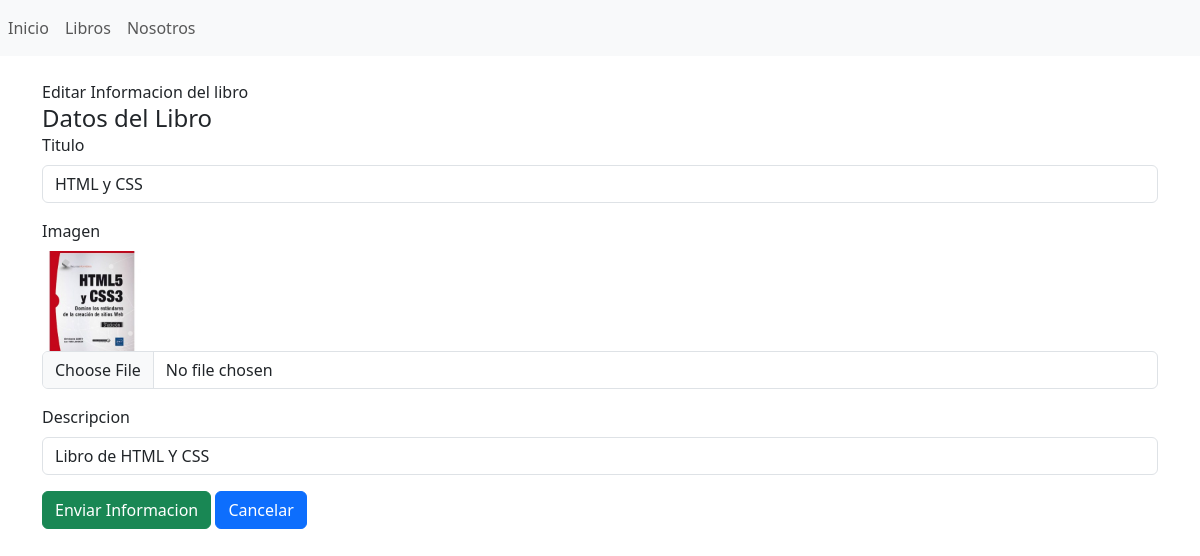
/libros/editar/4, run on an earlier commit of the app's database.
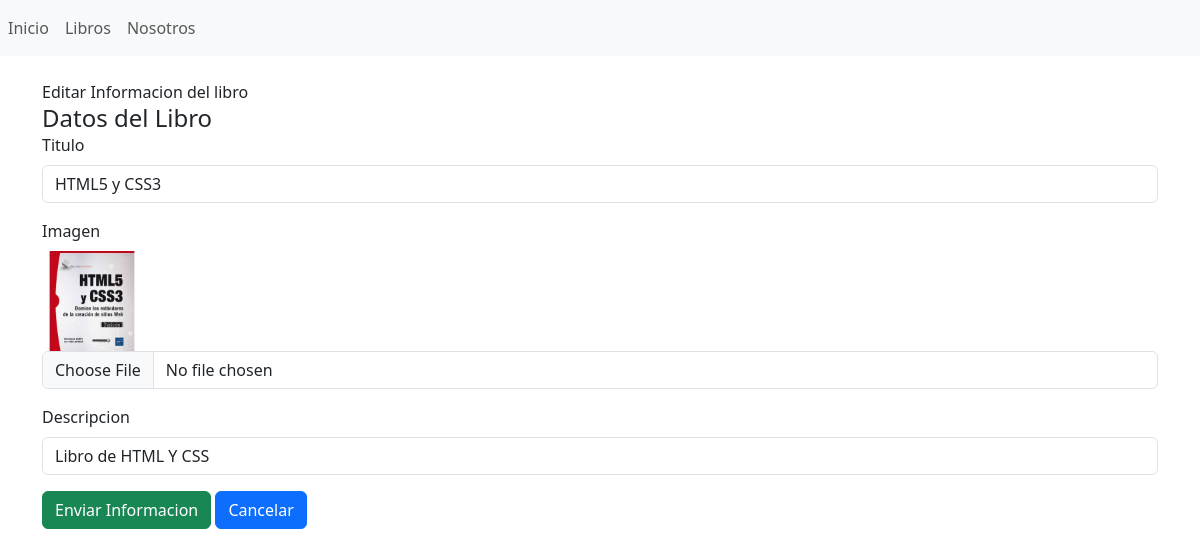
And on a later commit of the database.
### libreria/models.py (models this page shows, shortened)
class Libro(models.Model):
    id=models.AutoField(primary_key=True)
    titulo = models.CharField(max_length=100,verbose_name='Titulo')
    imagen = models.ImageField(upload_to='imagenes/', verbose_name='Imagen', null=True)
    descripcion=models.TextField(null=True,verbose_name='Descripcion')

### libreria/views.py (the view)
# urls.py: path('libros/editar',views.editar, name='editar'),
def editar(request, id):
    libro =Libro.objects.get(id=id)
    formulario= LibroForm(request.POST or None, request.FILES or None, instance=libro)
    if formulario.is_valid() and request.POST:
        formulario.save()
        return redirect('libros')
    return render(request, 'libros/editar.html', {'formulario': formulario})

### libreria/forms.py
class LibroForm(forms.ModelForm):
    class Meta:
        model=Libro
        fields="__all__"

### libreria/templates/libros/editar.html (shortened to what this page needs)
{% extends "base.html" %}
{% block contenido %}
<div class="card-header">
    Editar Informacion del libro
</div>
<div class="card-body">
    <h4 class="card-title">Datos del Libro</h4>
    {% include 'libros/form.html' %}
</div>
{% endblock %}

### libreria/templates/libros/form.html (shortened to what this page needs)
<form enctype="multipart/form-data" method="post">
{% for campo in formulario %}
    <div class="mb-3">
        <label for="" class="form-label">{{ campo.label }}</label>
        {% if campo.field.widget.input_type == 'file' and campo.value %}
        <br>
        <img src="{{MEDIA_URL}}/imagenes/{{campo.value}}" width="100">
        {% endif %}
        <input
            type="{{ campo.field.widget.input_type }}"
            class="form-control"
            name="{{ campo.name }}"
            id=""
            aria-describedby="helpId"
            placeholder="{{ campo.label }}"
            value="{{ campo.value | default:''}}"
        />
    </div>
    {% endfor %}
    <input
        name=""
        id=""
        class="btn btn-success"
        type="submit"
        value="Enviar Informacion"
    />
    <a
        name=""
        id=""
        class="btn btn-primary"
        href="{% url 'libros' %}"
        role="button"
        >Cancelar</a
    >
</form>

What changed in the data, as far as the page shows it:
changed Libro "Libro de HTML Y CSS": titulo "HTML y CSS" → "HTML5 y CSS3"
